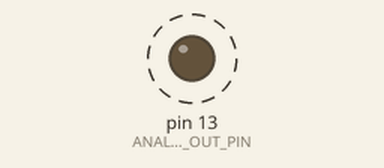
This sketch was run on a simulated Arduino Uno, built with avr-gcc and run on an emulated ATmega328P. Shown: output pins drawn as LEDs (lit = HIGH). Dashed ring = blinking.

Above: at 0.06 s.
Timing chart, 0 to 3.0 s (numbered marks = the images above):
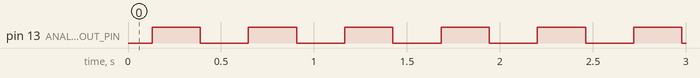

The sketch:

analog-write.ino
```cpp
#define ANALOG_OUT_PIN 13
#define SECOND 1000

void setup() {
  pinMode(ANALOG_OUT_PIN, OUTPUT);

}

void loop() {
  static int out = 0;

  while (out < 255) {
    analogWrite(ANALOG_OUT_PIN, out);
    delay(0.001 * SECOND);
    out++;
  }
  while (out > 0) {
    analogWrite(ANALOG_OUT_PIN, out);
    delay(0.001 * SECOND);
    out--;
  }

  // for (int i = 0; i < 255; i++) {
  //   analogWrite(ANALOG_OUT_PIN, i);
  //   delay(0.01 * SECOND);
  // }
}
```

Measured:
- by itself, pin 13 (ANALOG_OUT_PIN): alternates HIGH for 0.26 s and LOW for 0.26 s
